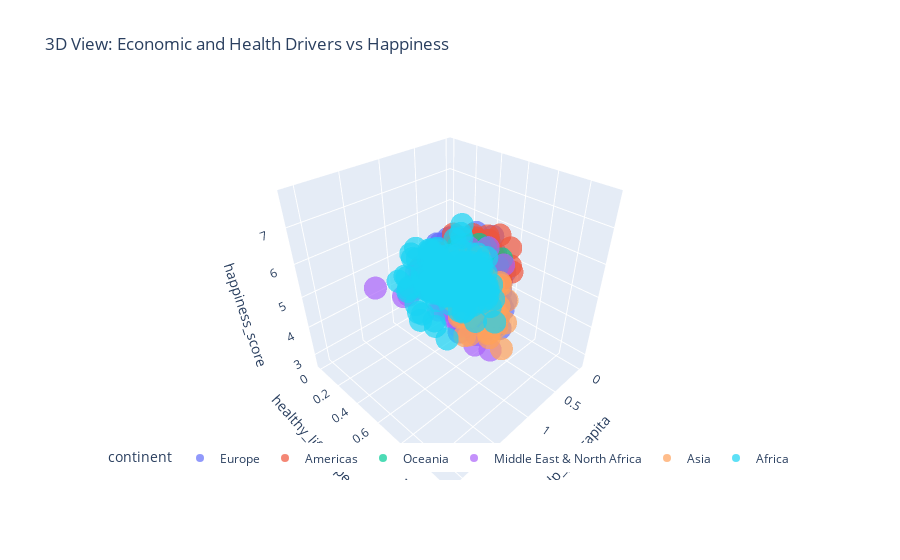

The cell this chart's notebook holds for it:
### Markdown cell above
Pairwise relationships confirm that GDP, social support, and life expectancy move almost lockstep with happiness. Regions cluster tightly, especially Europe and Oceania, while African observations span wider ranges and reveal the steepest gradients.

### Code cell
fig_3d = px.scatter_3d(
    happiness.dropna(subset=["gdp_per_capita", "healthy_life_expectancy", "happiness_score"]),
    x="gdp_per_capita",
    y="healthy_life_expectancy",
    z="happiness_score",
    color="continent",
    hover_data={"country": True, "year": True, "region": True},
    opacity=0.7,
    title="3D View: Economic and Health Drivers vs Happiness",
)
fig_3d.update_layout(legend=dict(orientation="h", yanchor="bottom", y=0.02, xanchor="center", x=0.5))
fig_3d.show()
